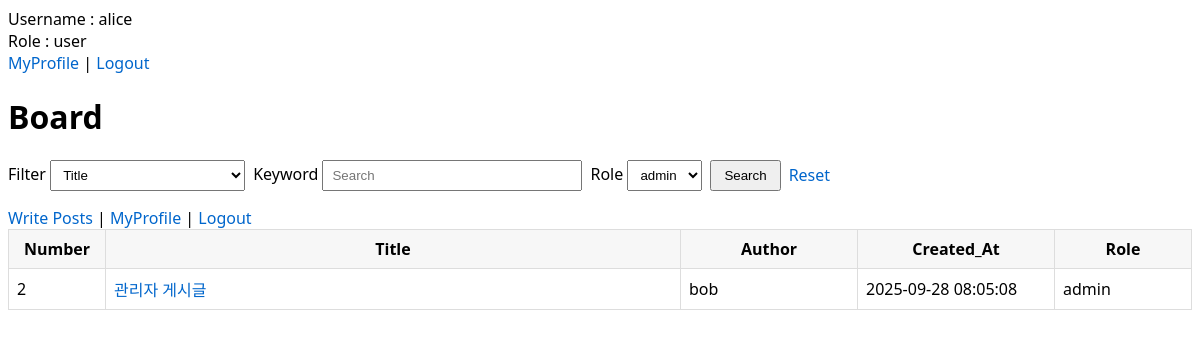
The app's page /board/board.php?role=admin (signed in), older data.
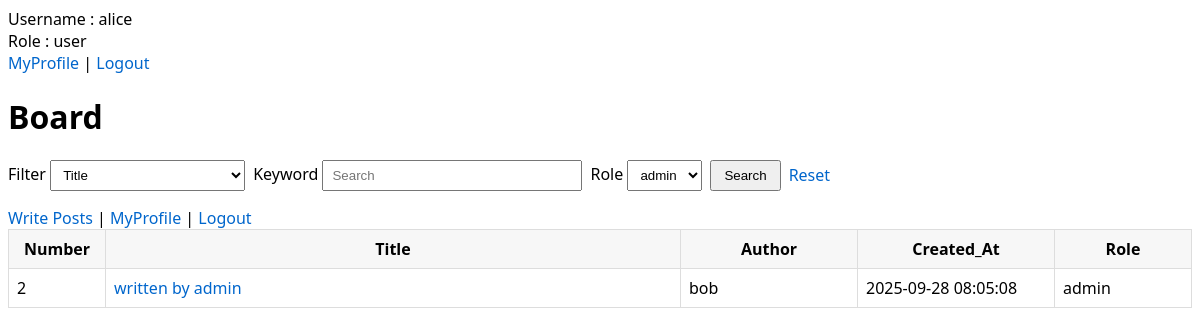
The same page, newer data.
### tables this page shows
CREATE TABLE posts (
    id INT AUTO_INCREMENT PRIMARY KEY,
    title VARCHAR(200) NOT NULL,
    content TEXT NOT NULL,
    user_id INT NOT NULL,
    filename VARCHAR(255),
    role ENUM('user','admin') NOT NULL DEFAULT 'user',
    isSecret BOOLEAN NOT NULL DEFAULT FALSE,
    created_at TIMESTAMP DEFAULT CURRENT_TIMESTAMP,
    FOREIGN KEY (user_id) REFERENCES users(id) ON DELETE CASCADE
);

CREATE TABLE users (
    id INT AUTO_INCREMENT PRIMARY KEY,
    username VARCHAR(50) NOT NULL UNIQUE,
    email VARCHAR(100) NOT NULL UNIQUE,
    password VARCHAR(255) NOT NULL,
    profile VARCHAR(255) DEFAULT NULL,
    balance INT NOT NULL DEFAULT 10000,
    role ENUM('user','admin') NOT NULL DEFAULT 'user',
    created_at TIMESTAMP DEFAULT CURRENT_TIMESTAMP
);

### board/board.php (the view, shortened to what this page needs)
<?php
require '../config.php';
include '../header.php';
$q      = isset($_GET['q']) ? trim($_GET['q']) : '';
$field  = isset($_GET['field']) ? $_GET['field'] : 'title';
$role   = isset($_GET['role']) ? trim($_GET['role']) : '';
$where = [];
if ($role !== '') {
    $where[] = "COALESCE(p.role, u.role) = '$role'";
}
$whereSql = $where ? ('WHERE '.implode(' AND ', $where)) : '';
$sql = "
SELECT
    p.id,
    p.title,
    p.created_at,
    u.username AS author_name,
    COALESCE(p.role, u.role) AS role_name
FROM posts p
JOIN users u ON p.user_id = u.id
{$whereSql}
ORDER BY p.created_at DESC, p.id DESC
";
$stmt = $pdo->query($sql);
$rows = $stmt->fetchAll(PDO::FETCH_ASSOC);
$preserveQs = http_build_query([
    'q'     => $q,
    'field' => $field,
    'role'  => $role,
]);
?>
<!doctype html>
<html lang="ko">
<head>
  <link rel="stylesheet" href="/style.css">
</head>
<body>
  <h1>Board</h1>
  <form class="search" method="get" action="">
    <label>
      Filter
      <select name="field">
        <option value="title"   <?= $field==='title'?'selected':''; ?>>Title</option>
      </select>
    </label>
    <label>
      Keyword
      <input type="text" name="q" value="<?= $q ?>" placeholder="Search">
    </label>
    <label>
      Role
      <select name="role">
        <option value="admin"   <?= $role==='admin'?'selected':''; ?>>admin</option>
      </select>
    </label>
    <button type="submit">Search</button>
    <?php if ($q!=='' || $role!==''): ?>
      <a href="board.php" style="align-self:center">Reset</a>
    <?php endif; ?>
  </form>
  <div>
     <a href="/board/write.php">Write Posts</a> |
    <a href="/board/profile.php">MyProfile</a> |
    <a href="/auth/logout.php">Logout</a>
  </div>
  <?php if (!$rows && $q !== ''): ?>
    <p class="no-results">"<?= $q ?>" No Result Found.</p>
  <?php elseif (!$rows): ?>
    <p class="muted">No Content Found.</p>
  <?php else: ?>
    <table>
      <thead>
        <tr>
          <th style="width:80px">Number</th>
          <th>Title</th>
          <th style="width:160px">Author</th>
          <th style="width:180px">Created_At</th>
          <th style="width:120px">Role</th>
        </tr>
      </thead>
      <tbody>
        <?php foreach ($rows as $r): ?>
          <?php
            $id = (int)$r['id'];
            $title = $r['title'];
            $author = $r['author_name'];
            $created = $r['created_at'];
            $roleName = $r['role_name'];
            $link = 'view.php?id=' . $id;
            if ($preserveQs !== '') {
                $link .= '&' . $preserveQs;
            }
          ?>
          <tr>
            <td><?= $id ?></td>
            <td><a href="<?= $link ?>"><?= $title ?></a></td>
            <td><?= $author ?></td>
            <td><?= $created ?></td>
            <td><?= $roleName ?></td>
          </tr>
        <?php endforeach; ?>
      </tbody>
    </table>
  <?php endif; ?>
</body>
</html>

Row changes from the older to the newer data that the page shows:
changed posts "bob": title "관리자 게시글" → "written by admin"
